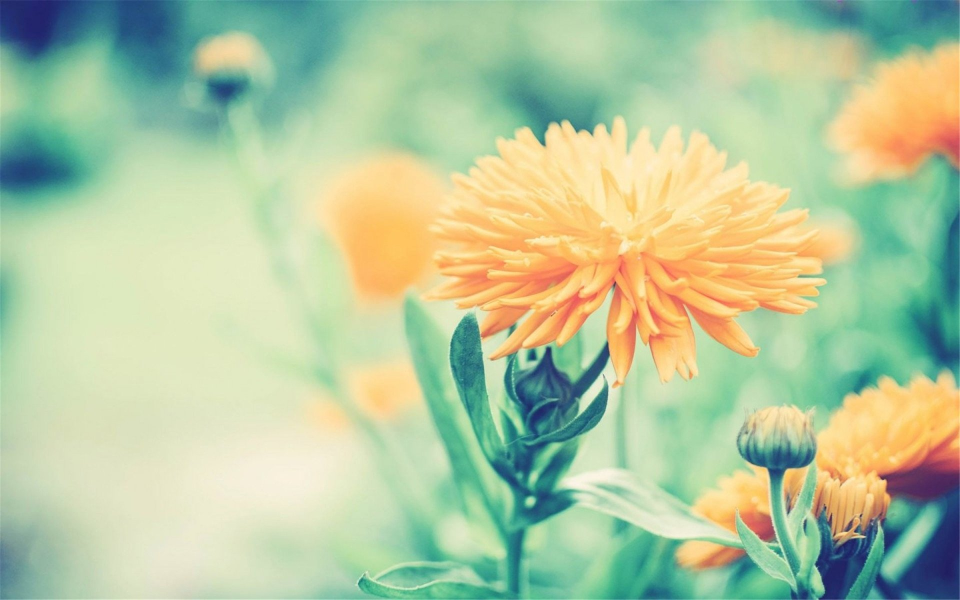
#> input picture opencv/images/for_test.jpg, 1920 x 1200 px (shown at 1/2 size)
$ python img_filters.py
#> lines starting #> are read from the running program, lines starting #| are printed output that depends on the picture; after the words box and inside, x2 and y2 are one past the last pixel; in counts of white or black regions, pixels touching at a corner belong together
#!/usr/bin/python
# -*- coding:utf-8 -*-
import cv2
import numpy as np

fn = "images/for_test.jpg"
src_img = cv2.imread(fn)
#> src_img is the input picture: shape (1200, 1920, 3); mean B, G, R 159.5, 198.6, 179.2
img = cv2.cvtColor(src_img, cv2.COLOR_BGR2GRAY)
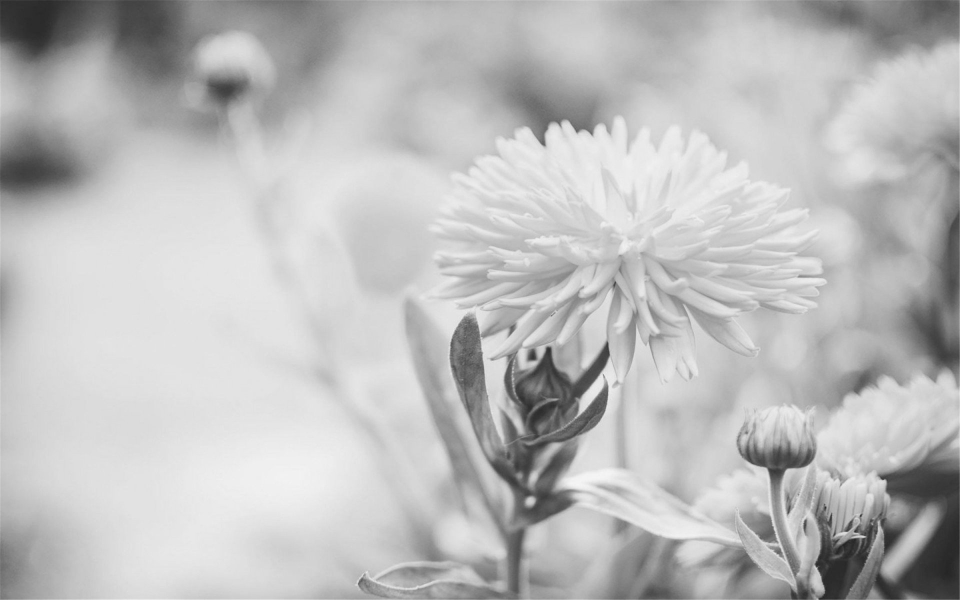
#> img: shape (1200, 1920) (shown at 1/2 size); min 34, max 247, mean 188.3

# add spiced salt noise

w, h = img.shape[1], img.shape[0]  # gray scale range
#> w = 1920; h = 1200
new_img = np.array(img)
# the number of noise dots
noise_count = 60000
for k in range(0, noise_count):
	xi = int(np.random.uniform(0, new_img.shape[1]))
	xj = int(np.random.uniform(0, new_img.shape[0]))
	new_img[xj, xi] = 255
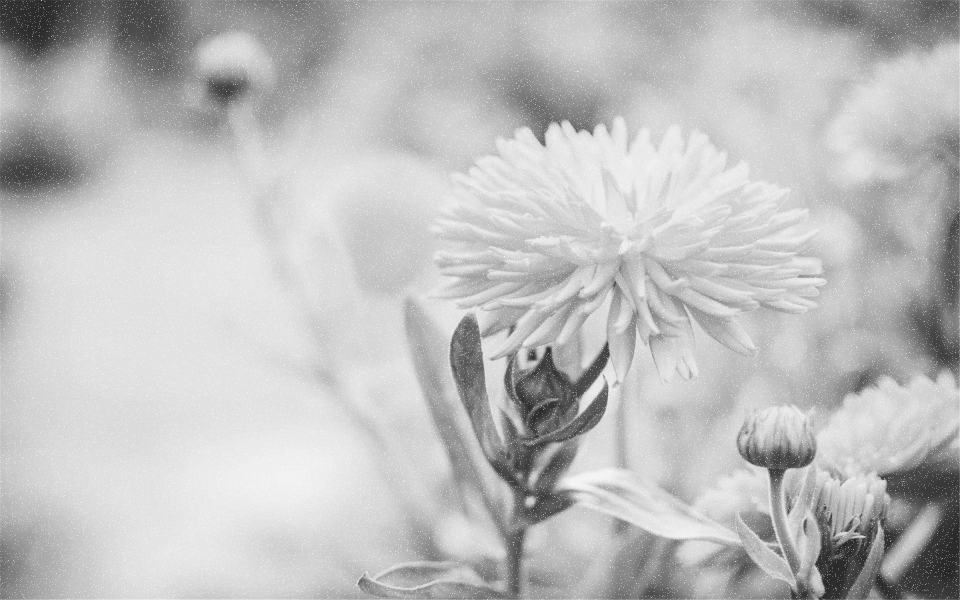
#> new_img: shape (1200, 1920) (shown at 1/2 size); 2.57% of pixels changed, all inside (x1, y1, x2, y2) = (0, 0, 1920, 1200)

cv2.imshow('src noised sample_img', new_img)

# median filter
mfiltered_img = cv2.medianBlur(new_img, 5)
cv2.imshow('median filter', mfiltered_img)
# average filter
afiltered_img = cv2.blur(new_img, (5, 5))
cv2.imshow('average filter', afiltered_img)
# gaussian filter
gfiltered_img = cv2.GaussianBlur(new_img, (5, 5), 0)
cv2.imshow('gaussian filter', gfiltered_img)
# bilateral filter
bfiltered_img = cv2.bilateralFilter(new_img, 9, 75, 75)
cv2.imshow('bilateral filter', bfiltered_img)

cv2.waitKey(0)
cv2.destroyAllWindows()
